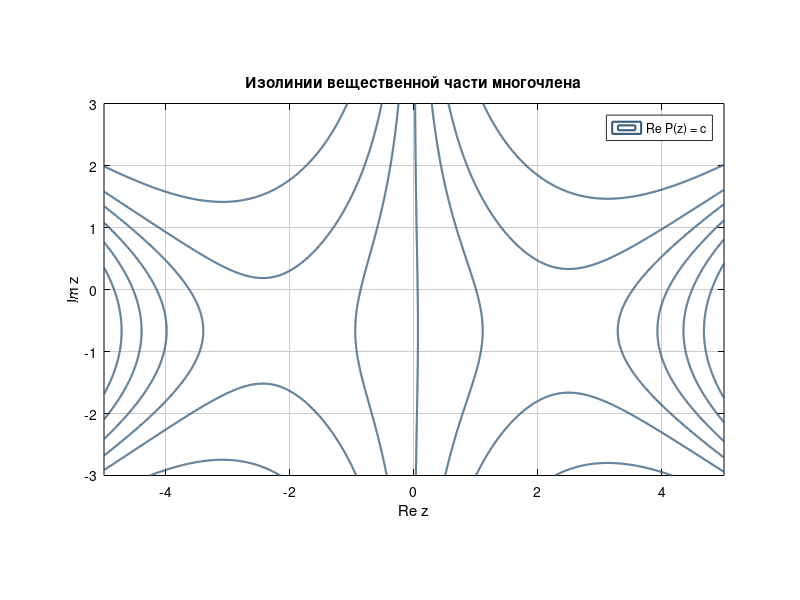
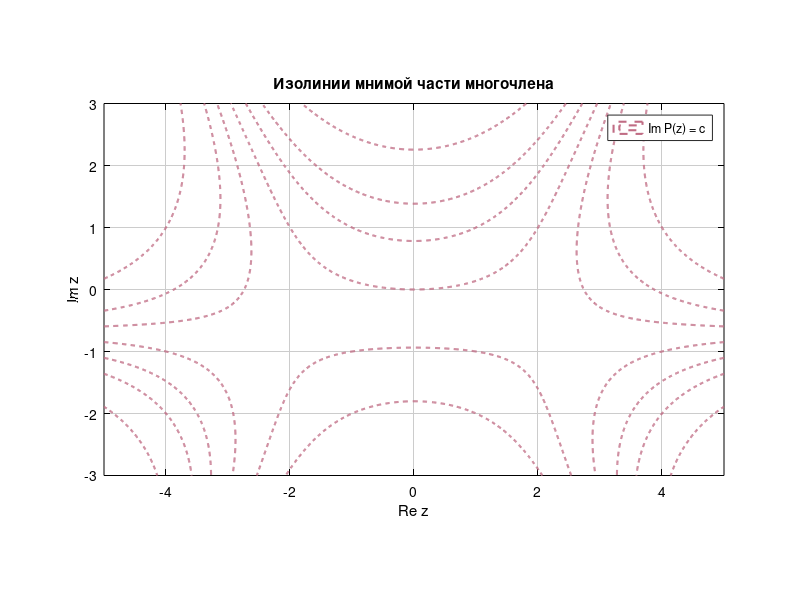
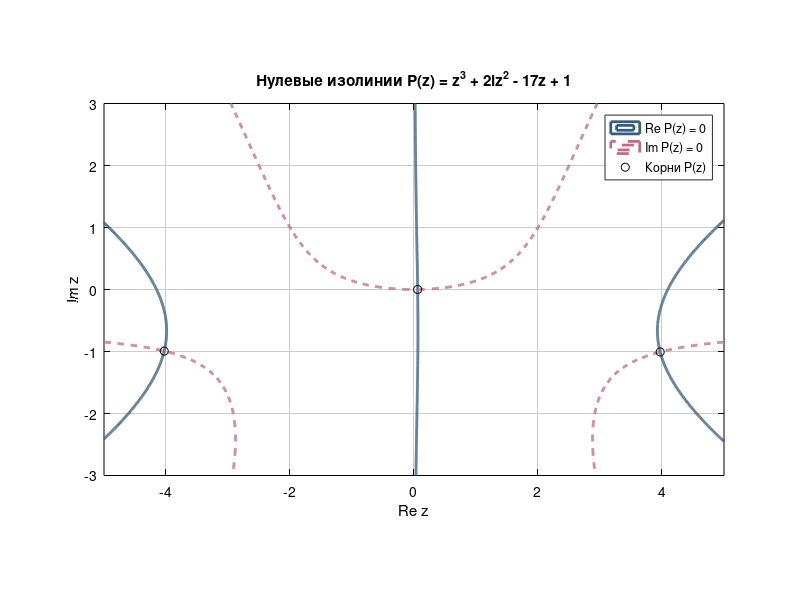

Write MATLAB code to recreate these figures, in order.
%% Постоянные
m = 2;
k = 17;

% Палитра
maroon     = [0.2078, 0.3608, 0.4902] % вещественная часть
red        = [0.7529, 0.4235, 0.5176] % мнимая часть
cream      = [0.8000, 0.8000, 0.8000] % серая сетка
background = [1.0000, 1.0000, 1.0000]

% –––––

%% Метод Ньютона
% P(z) = z^3 + 2iz^2 - 17z + 1.
% P'(z) = 3z^2 + 4iz - 17.
% z_{n+1} = z_n - P(z_n) / P'(z_n).

% Зададим многочлен и его производную для вычислений по формуле Ньютона.
f = @(z) z.^3 + 1i*m*z.^2 - k*z + 1;
df = @(z) 3*z.^2 + 2*1i*m*z - k;

% Выберем начальные приближения для нашего многочлена.
% Сначала рассмотрим уравнение без постоянного слагаемого:
% z(z^2 + 2iz - 17) = 0.
% Получаем z = 0 или (z + i)^2 = 16.
% Отсюда z = 0, z = -4-i, z = 4-i.
% Эти числа уточним методом Ньютона для исходного многочлена.
zStart = [-4-1i 0 4-1i];
zRoots = zeros(1, 3);

% Зададим точность проверки и ограничим число повторений тридцатью шагами.
tol_f = 1e-12;
tol_z = 1e-15;
maxIter = 30;

% –––––

% Для каждого начального числа отдельно найдём приближённый корень.
for j = 1:3
    z = zStart(j);

    for n = 1:maxIter
        % Подставим текущее значение в формулу и получим следующее приближение.
        zNew = z - f(z) / df(z);

        % Остановимся, когда значение многочлена близко к нулю,
        % а новое приближение почти не отличается от предыдущего.
        if abs(f(zNew)) < tol_f && abs(zNew - z) < tol_z
            z = zNew;
            break;
        end

        z = zNew;
    end

    % Сохраним найденное значение и выведем результат проверки подстановкой.
    zRoots(j) = z;

    fprintf('z%d = %.12f %+.12fi\n', j, real(z), imag(z));
    fprintf('|P(z%d)| = %.3e\n', j, abs(f(z)));
    fprintf('Количество итераций: %d\n\n', n);
end

% –––––

%% Комплексный многочлен
% Полученные корни расположены примерно в точках:
% -4.0291 - 0.9928i; 0.0588 + 0.0004i; 3.9703 - 1.0076i.
% Зададим координаты точек с шагом 0.01 по обеим осям.
x = linspace(-5, 5, 1001);
y = linspace(-3, 3, 601);

% Из выбранных координат составим прямоугольную сетку.
[X, Y] = meshgrid(x, y);

% Каждой точке сетки поставим в соответствие комплексное число.
Z = X + 1i * Y;

% Вычислим значение многочлена в каждой точке сетки.
P = Z.^3 + 1i*m*Z.^2 - k*Z + 1;

% Выберем уровни для нашего рисунка.
levels = [-60 -30 -15 0 15 30 60];

% –––––

%% Изолинии вещественной части
figure(1);

% Построим линии, на которых вещественная часть принимает выбранные значения.
contour(X, Y, real(P), levels, 'LineColor', maroon, 'LineWidth', 1.5);

grid on;

xlabel('Re z');
ylabel('Im z');

% Зададим одинаковый масштаб по осям и выбранные границы рисунка.
axis equal;
axis([-5 5 -3 3]);

legend('Re P(z) = c', 'TextColor', 'black');

title('Изолинии вещественной части многочлена');

% Оставим белый фон и серую сетку. Подписи осей сделаем чёрными.
set(gcf, 'Color', background);
set(gca, 'Color', background, 'GridColor', cream, ...
    'GridAlpha', 1, 'XColor', 'black', 'YColor', 'black');

% –––––

%% Изолинии мнимой части
figure(2);

% Аналогично построим изолинии мнимой части, используя пунктирные линии.
contour(X, Y, imag(P), levels, 'LineColor', red, ...
    'LineStyle', '--', 'LineWidth', 1.5);

grid on;

xlabel('Re z');
ylabel('Im z');

axis equal;
axis([-5 5 -3 3]);

legend('Im P(z) = c', 'TextColor', 'black');

title('Изолинии мнимой части многочлена');

set(gcf, 'Color', background);
set(gca, 'Color', background, 'GridColor', cream, ...
    'GridAlpha', 1, 'XColor', 'black', 'YColor', 'black');

% –––––

%% Нулевые изолинии
% В корне одновременно Re P(z) = 0 и Im P(z) = 0.
% Построим обе нулевые изолинии на одном рисунке.
% Их пересечения соответствуют корням многочлена.
figure(3);

contour(X, Y, real(P), [0 0], 'LineColor', maroon, 'LineWidth', 2);

% Сохраним первую линию на рисунке и добавим к ней вторую.
hold on;

contour(X, Y, imag(P), [0 0], 'LineColor', red, ...
    'LineStyle', '--', 'LineWidth', 2);

% Отметим найденные корни кружками в точках пересечения нулевых изолиний.
plot(real(zRoots), imag(zRoots), 'ko', 'MarkerSize', 6);

axis equal;
axis([-5 5 -3 3]);

grid on;

xlabel('Re z');
ylabel('Im z');

legend('Re P(z) = 0', 'Im P(z) = 0', 'Корни P(z)', 'TextColor', 'black');

title('Нулевые изолинии P(z) = z^3 + 2iz^2 - 17z + 1');

set(gcf, 'Color', background);
set(gca, 'Color', background, 'GridColor', cream, ...
    'GridAlpha', 1, 'XColor', 'black', 'YColor', 'black');

hold off;

% –––––

%% Запуск файла с Octave (раскомментировать)
% if exist('OCTAVE_VERSION', 'builtin')
%     disp('Графики построены.');
%     pause;
% end
